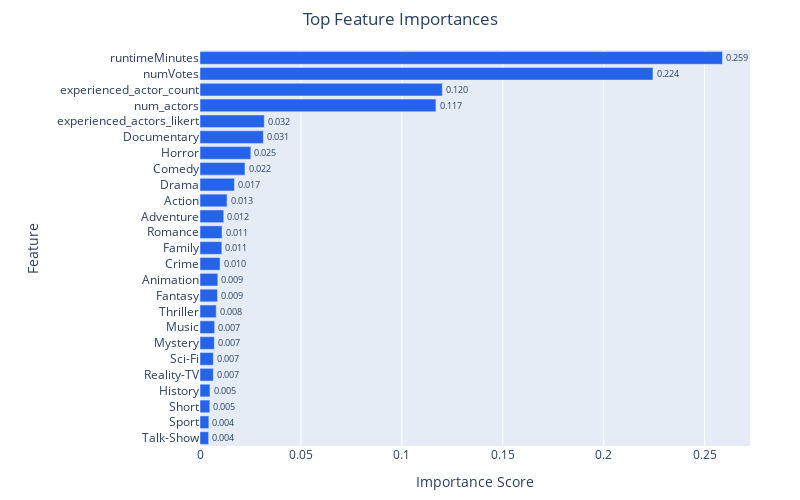

Notebook code cell kept with this figure:
### Code cell
plot_importance(importance1)

### Figure 1 — Plotly figure (JSON) as saved in the notebook; plotly's stock layout.template omitted (floating-point values rounded to 4 significant figures)
{"data": [{"alignmentgroup": "True", "hovertemplate": "Importance Score=%{x}<br>Feature=%{y}<br>text=%{text}<extra></extra>", "legendgroup": "", "marker": {"color": "#2563eb", "pattern": {"shape": ""}}, "name": "", "offsetgroup": "", "orientation": "h", "showlegend": false, "text": [0.004, 0.004, 0.005, 0.005, 0.007, 0.007, 0.007, 0.007, 0.008, 0.009, 0.009, 0.01, 0.011, 0.011, 0.012, 0.013, 0.017, 0.022, 0.025, 0.031, 0.032, 0.117, 0.12, 0.224, 0.259], "textposition": "outside", "texttemplate": "%{text:.3f}", "type": "bar", "x": [0.004282, 0.004389, 0.004859, 0.004933, 0.006611, 0.006611, 0.007093, 0.007261, 0.008045, 0.008658, 0.008836, 0.009933, 0.01082, 0.01092, 0.01176, 0.01341, 0.01705, 0.02228, 0.02519, 0.0314, 0.03185, 0.1169, 0.1201, 0.2244, 0.2588], "xaxis": "x", "y": ["Talk-Show", "Sport", "Short", "History", "Reality-TV", "Sci-Fi", "Mystery", "Music", "Thriller", "Fantasy", "Animation", "Crime", "Family", "Romance", "Adventure", "Action", "Drama", "Comedy", "Horror", "Documentary", "experienced_actors_likert", "num_actors", "experienced_actor_count", "numVotes", "runtimeMinutes"], "yaxis": "y"}], "layout": {"barmode": "relative", "height": 500, "legend": {"tracegroupgap": 0}, "margin": {"b": 50, "l": 200, "r": 50, "t": 50}, "showlegend": false, "title": {"text": "Top Feature Importances", "x": 0.5}, "width": 800, "xaxis": {"anchor": "y", "autorange": true, "domain": [0, 1], "range": [0, 0.2725], "title": {"text": "Importance Score"}, "type": "linear"}, "yaxis": {"anchor": "x", "autorange": true, "domain": [0, 1], "dtick": 1, "range": [-0.5, 24.5], "title": {"text": "Feature"}, "type": "category"}}}
